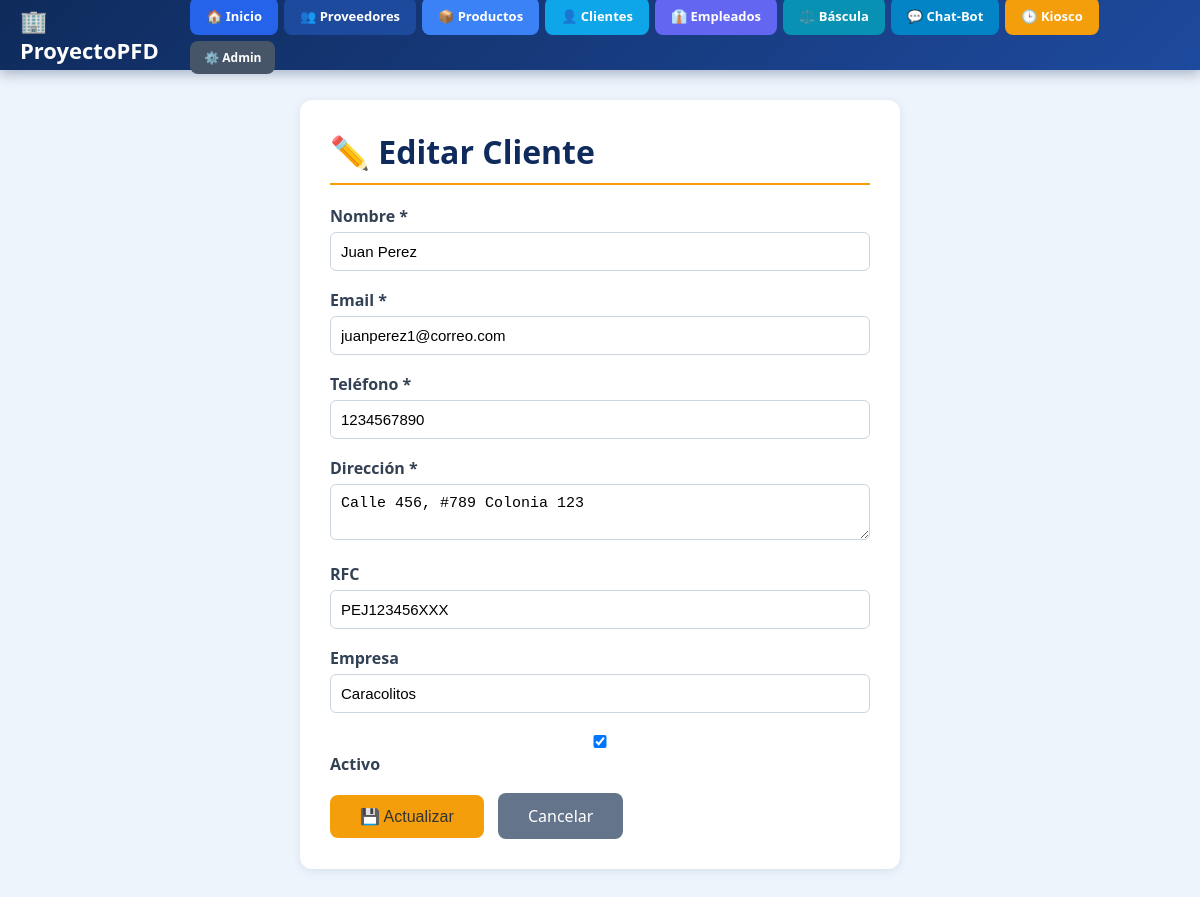
Page /clientes/editar/1/ on the committed database.
### Clientes/models.py (models this page shows, shortened)
class Cliente(models.Model):
    nombre = models.CharField(max_length=100, verbose_name="Nombre")
    email = models.EmailField(unique=True, verbose_name="Email")
    telefono = models.CharField(max_length=20, verbose_name="Teléfono")
    direccion = models.TextField(verbose_name="Dirección")
    rfc = models.CharField(max_length=13, blank=True, null=True, verbose_name="RFC")
    empresa = models.CharField(max_length=100, blank=True, null=True, verbose_name="Empresa")
    activo = models.BooleanField(default=True)
    fecha_registro = models.DateTimeField(auto_now_add=True)
    class Meta:
        verbose_name = "Cliente"
        verbose_name_plural = "Clientes"
        ordering = ['nombre']

### Clientes/views.py (the view, shortened to what this page needs)
# urls.py: path('editar/<int:id>/', views.editar_cliente, name='editar_cliente'),
def editar_cliente(request, id):
    cliente = get_object_or_404(Cliente, id=id)
    return render(request, 'Clientes/editar.html', {'cliente': cliente})

### Clientes/templates/Clientes/editar.html (shortened to what this page needs)
{% extends 'base.html' %}
{% block contenido %}
<div class="form-container">
    <h1>✏️ Editar Cliente</h1>
    <form method="post">
        <div class="form-group"><label>Nombre *</label><input type="text" name="nombre" value="{{ cliente.nombre }}" required></div>
        <div class="form-group"><label>Email *</label><input type="email" name="email" value="{{ cliente.email }}" required></div>
        <div class="form-group"><label>Teléfono *</label><input type="tel" name="telefono" value="{{ cliente.telefono }}" required></div>
        <div class="form-group"><label>Dirección *</label><textarea name="direccion" required>{{ cliente.direccion }}</textarea></div>
        <div class="form-group"><label>RFC</label><input type="text" name="rfc" value="{{ cliente.rfc }}"></div>
        <div class="form-group"><label>Empresa</label><input type="text" name="empresa" value="{{ cliente.empresa }}"></div>
        <div class="form-group"><label><input type="checkbox" name="activo" {% if cliente.activo %}checked{% endif %}> Activo</label></div>
        <button type="submit" class="btn-save">💾 Actualizar</button>
        <a href="{% url 'lista_clientes' %}" class="btn-cancel">Cancelar</a>
    </form>
</div>
{% endblock %}

### templates/base.html (style rules this page uses)
* { margin: 0; padding: 0; box-sizing: border-box; }
body { font-family: 'Segoe UI', Arial, sans-serif; background: #eef4fb; min-height: 100vh; }

### Clientes/templates/Clientes/editar.html (style rules this page uses)
.form-container { background: white; padding: 30px; border-radius: 12px; max-width: 600px; margin: 0 auto; box-shadow: 0 2px 8px rgba(0,50,120,0.1); }
h1 { color: #0f2b5c; margin-bottom: 20px; border-bottom: 2px solid #f59e0b; padding-bottom: 10px; }
.form-group { margin-bottom: 18px; }
label { display: block; margin-bottom: 5px; font-weight: bold; color: #334155; }
input, textarea { width: 100%; padding: 10px; border: 1px solid #cbd5e1; border-radius: 6px; font-size: 15px; }
.btn-save { background: #f59e0b; color: #333; padding: 12px 30px; border: none; border-radius: 8px; font-size: 16px; cursor: pointer; }
.btn-cancel { background: #64748b; color: white; padding: 12px 30px; border-radius: 8px; text-decoration: none; margin-left: 10px; display: inline-block; }

### rows in the picture
Cliente: nombre "Juan Perez", email "juanperez1@correo.com", telefono "1234567890", direccion "Calle 456, #789 Colonia 123", rfc "PEJ123456XXX", empresa "Caracolitos", activo "☑"
